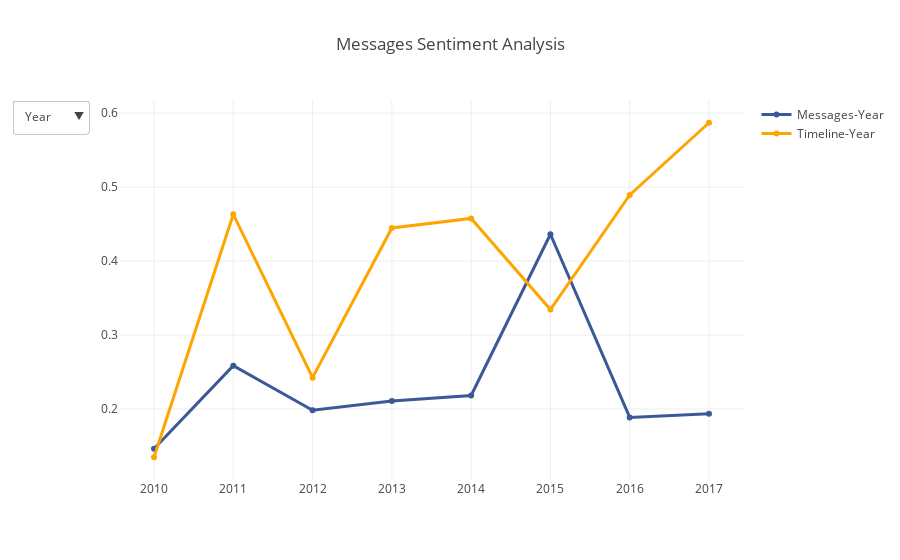

The code cell stored with this chart in its notebook:
### Markdown cell above
## The Final Step:

There was still something missing with my analysis. I wanted to make sure that my hypothesis was correct: did I really post more positively publicly than I did privately? So far the yearly averages proved this theory. But what about my monthly averages and my weekly averages? This was the final step:

### Code cell
x_months = [1, 2, 3, 4, 5, 6, 7, 8, 9, 10, 11, 12]
x_days = [1, 2,3, 4, 5, 6, 7, 8, 9, 10, 11, 12, 13, 14, 15, 16, 17, 18, 19, 20, 21, 22, 23, 24, 25, 26, 27, 28, 29, 30, 31]
x_years = [2010, 2011, 2012, 2013, 2014, 2015, 2016, 2017]

y_year_mes = messages.groupby("Year")["compound_score"].mean()
y_month_mes = messages.groupby("Month")["compound_score"].mean()
y_day_mes = messages.groupby("Day")["compound_score"].mean()

y_year_time = timeline.groupby("Year")["compound_score"].mean()
y_month_time = timeline.groupby("Month")["compound_score"].mean()
y_day_time = timeline.groupby("Day")["compound_score"].mean()

trace1_messages_year = Scatter(
    x=x_years, y=y_year_mes,
    line=Line(
        color='#3b5998',
        width=3
    ),
    name='Messages-Year',
    visible=True
)

trace1_timeline_year = Scatter(
    x=x_years, y=y_year_time,
    line=Line(
        color='#FFA500',
        width=3
    ),
    name='Timeline-Year',
    visible=True
)


trace2_messages_month = Scatter(
    x=x_months, y=y_month_mes,
    line=Line(
        color='#3b5998',
        width=3
    ),
    name='Messages-Month',
    visible=False
)

trace2_timeline_month = Scatter(
    x=x_months, y=y_month_time,
    line=Line(
        color='#FFA500',
        width=3
    ),
    name='Timeline-Month',
    visible=False
)

trace3_messages_day = Scatter(
    x=x_days, y=y_day_mes,
    line=Line(
        color='#3b5998',
        width=3
    ),
    name='Messages-Day',
    visible=False
)

trace3_timeline_day = Scatter(
    x=x_days, y=y_day_time,
    line=Line(
        color='#FFA500',
        width=3
    ),
    name='Timeline-Day',
    visible=False
)

data = Data([trace1_messages_year, trace1_timeline_year, trace2_messages_month, trace2_timeline_month, trace3_messages_day, trace3_timeline_day])
layout = Layout(
    title='Messages Sentiment Analysis',
    updatemenus=list([
        dict(
            x=-0.05,
            y=1,
            yanchor='top',
            buttons=list([
                dict(
                    args=['visible', [True, True, False, False, False, False]],
                    label='Year',
                    method='restyle'
                ),
                dict(
                    args=['visible', [False, False, True, True, False, False]],
                    label='Month',
                    method='restyle'
                ),
                dict(
                    args=['visible', [False, False, False, False, True, True]],
                    label='Day',
                    method='restyle'
                )
            ]),
        )
    ]),
)
fig = Figure(data=data, layout=layout)
py.iplot(fig)

### Figure 1 — Plotly figure (JSON) as saved in the notebook; plotly's stock layout.template omitted (floating-point values rounded to 4 significant figures)
{"data": [{"line": {"color": "#3b5998", "width": 3}, "name": "Messages-Year", "type": "scatter", "visible": true, "x": [2010, 2011, 2012, 2013, 2014, 2015, 2016, 2017], "y": [0.1461, 0.2585, 0.1983, 0.2107, 0.2183, 0.4362, 0.1885, 0.1936, 0.204]}, {"line": {"color": "#FFA500", "width": 3}, "name": "Timeline-Year", "type": "scatter", "visible": true, "x": [2010, 2011, 2012, 2013, 2014, 2015, 2016, 2017], "y": [0.1347, 0.4633, 0.2423, 0.4447, 0.4577, 0.3344, 0.4894, 0.587, 0.4781]}, {"line": {"color": "#3b5998", "width": 3}, "name": "Messages-Month", "type": "scatter", "visible": false, "x": [1, 2, 3, 4, 5, 6, 7, 8, 9, 10, 11, 12], "y": [0.2646, 0.1996, 0.2189, 0.189, 0.1233, 0.2324, 0.2118, 0.1726, 0.2344, 0.1671, 0.1926, 0.2215]}, {"line": {"color": "#FFA500", "width": 3}, "name": "Timeline-Month", "type": "scatter", "visible": false, "x": [1, 2, 3, 4, 5, 6, 7, 8, 9, 10, 11, 12], "y": [0.4216, 0.1703, 0.07762, 0.3493, 0.2537, 0.206, 0.2637, 0.2846, 0.5221, 0.2726, 0.6038, 0.3265]}, {"line": {"color": "#3b5998", "width": 3}, "name": "Messages-Day", "type": "scatter", "visible": false, "x": [1, 2, 3, 4, 5, 6, 7, 8, 9, 10, 11, 12, 13, 14, 15, 16, 17, 18, 19, 20, 21, 22, 23, 24, 25, 26, 27, 28, 29, 30, 31], "y": [0.1724, 0.2884, 0.172, 0.2143, 0.195, 0.1985, 0.2693, 0.2004, 0.1769, 0.2241, 0.2289, 0.1865, 0.2239, 0.1777, 0.2301, 0.2144, 0.177, 0.2155, 0.2216, 0.1931, 0.1708, 0.141, 0.2211, 0.1759, 0.1411, 0.2047, 0.2261, 0.1747, 0.2542, 0.2121, 0.1768]}, {"line": {"color": "#FFA500", "width": 3}, "name": "Timeline-Day", "type": "scatter", "visible": false, "x": [1, 2, 3, 4, 5, 6, 7, 8, 9, 10, 11, 12, 13, 14, 15, 16, 17, 18, 19, 20, 21, 22, 23, 24, 25, 26, 27, 28, 29, 30, 31], "y": [0.2457, 0.1804, 0.4042, 0.2503, 0.241, 0.3673, 0.3238, 0.197, 0.3851, 0.2901, 0.5628, 0.4034, 0.4833, 0.4942, 0.3015, 0.4132, 0.4077, 0.3795, 0.2892, 0.3294, 0.3482, 0.1402, -0.01319, 0.3089, 0.3152, 0.1376, 0.3366, 0.5662, 0.2659, 0.2826, 0.3192]}], "layout": {"title": "Messages Sentiment Analysis", "updatemenus": [{"buttons": [{"args": ["visible", [true, true, false, false, false, false]], "label": "Year", "method": "restyle"}, {"args": ["visible", [false, false, true, true, false, false]], "label": "Month", "method": "restyle"}, {"args": ["visible", [false, false, false, false, true, true]], "label": "Day", "method": "restyle"}], "x": -0.05, "y": 1, "yanchor": "top"}]}}
